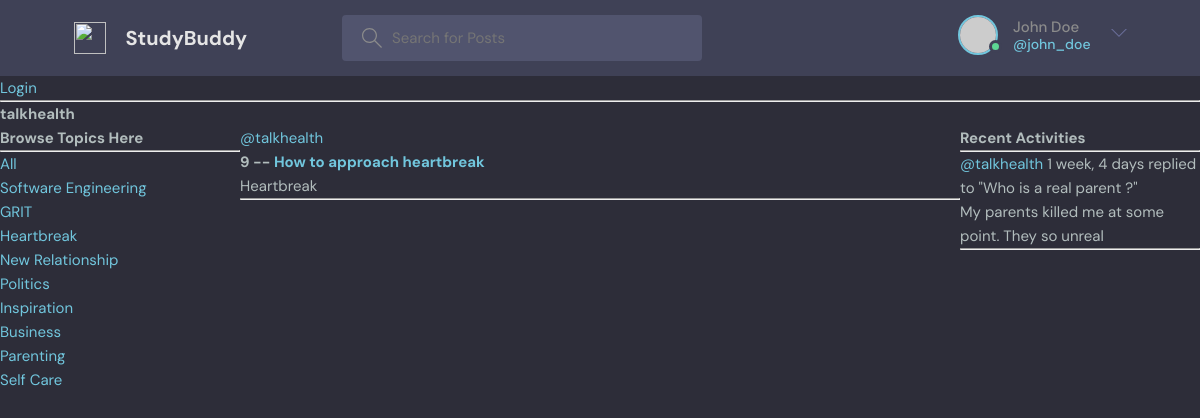
The page /profile/4/ on the database its author committed.
### NinazHairline/models.py (models this page shows, shortened)
class Topic(models.Model):
    name = models.CharField(max_length=200)

class Service(models.Model):
    host = models.ForeignKey(User, on_delete=models.SET_NULL, null=True)
    topic = models.ForeignKey(Topic, on_delete=models.SET_NULL, null=True)
    name = models.CharField(max_length=200)
    description = models.TextField(null=True, blank=True)
    participants = models.ManyToManyField(
        User, related_name='participants', blank=True)
    updated = models.DateTimeField(auto_now=True)
    created = models.DateTimeField(auto_now_add=True)
    class Meta:
        ordering = ['-updated', '-created']
    def __str__(self):
        return self.name

class Message(models.Model):
    user = models.ForeignKey(User, on_delete=models.CASCADE)
    service = models.ForeignKey(Service, on_delete=models.CASCADE)
    body = models.TextField()
    updated = models.DateTimeField(auto_now=True)
    created = models.DateTimeField(auto_now_add=True)
    class Meta:
        ordering = ['-updated', '-created']
    def __str__(self):
        return self.body[0:50]

### NinazHairline/views.py (the view)
# urls.py: path('profile/<str:pk>/', views.userProfile, name='user-profile'),
def userProfile(request, pk):
    user = User.objects.get(id=pk)
    services = user.service_set.all()
    service_messages = user.message_set.all()
    topics = Topic.objects.all()
    context = {'user': user, 'services': services,
               'service_messages': service_messages, 'topics': topics}
    return render(request, 'NinazHairline/profile.html', context)

### NinazHairline/Templates/NinazHairline/profile.html (shortened to what this page needs)
{% extends 'NinazHairline/main.html' %}
{% block content %}
<h1>{{user.username}}</h1>
<div class="profile-container">
    <div>
        {% include 'NinazHairline/topics_components.html' %}
    </div>
    <div>
        {% include 'NinazHairline/feed_component.html' %}
    </div>
    <div>
        {% include 'NinazHairline/activity_component.html' %}
    </div>
</div>
{% endblock content %}

### NinazHairline/Templates/NinazHairline/topics_components.html
<h3>Browse Topics Here</h3>
<hr>
<div>
    <a href="{% url 'home' %}">All</a>
</div>
{% for topic in topics %}
<div>
    <a href="{% url 'home'  %}?q={{topic.name}}">{{topic.name}}</a>
</div>
{% endfor %}

### NinazHairline/Templates/NinazHairline/feed_component.html (shortened to what this page needs)
<div>
    {% for service in services %}
    <div>
        <a href="{% url 'user-profile' service.host.id %}">@{{service.host.username}}</a>
        <h3>{{service.id}} -- <a href="{% url 'service' service.id %}">{{service.name}}</a></h3>
        <small>{{service.topic.name}}</small>
        <hr>
    </div>
    {% endfor %}
</div>

### NinazHairline/Templates/NinazHairline/activity_component.html (shortened to what this page needs)
<h3>Recent Activities</h3>
<hr>
{% for message in service_messages %}
<div>
    <small><a href="{% url 'user-profile' message.user.id %}">@{{message.user}}</a>
        {{message.created|timesince}} </small>
    <small>replied to "{{message.service}}"</small>
    <p>{{message}}</p>
    <hr>
</div>
{% endfor %}

### NinazHairline/static/styles/style.css (style rules this page uses)
:root { --color-main: #71c6dd; --color-main-light: #e1f6fb; --color-dark: #3f4156; --color-dark-medium: #51546e; --color-dark-light: #696d97; --color-light: #e5e5e5; --color-gray: #8b8b8b; --color-light-gray: #b2bdbd; --color-bg: #2d2d39; --color-success: #5dd693; --color-error: #fc4b0b; }
* { font-family: "DM Sans", -apple-system, BlinkMacSystemFont, "Segoe UI", Roboto, Oxygen, Ubuntu, Cantarell, "Open Sans", "Helvetica Neue", sans-serif; margin: 0; padding: 0; box-sizing: border-box; text-rendering: optimizeLegibility; font-size: inherit; }
html { font-size: 56.25%; }
@media only screen and (min-width: 1200px) { html { font-size: 62.5%; } }
body { line-height: 1.6; font-weight: 400; font-size: 1.5rem; color: var(--color-light-gray); background-color: var(--color-bg); min-height: 100vh; }
a { display: inline-block; color: var(--color-main); text-decoration: none; }

### NinazHairline/Templates/NinazHairline/profile.html (style rules this page uses)
.profile-container { display: grid; grid-template-columns: 1fr 3fr 1fr; }

### rows shown on the page
Topic: name "Software Engineering"
Topic: name "GRIT"
Topic: name "Heartbreak"
Topic: name "New Relationship"
Topic: name "Politics"
Topic: name "Inspiration"
Topic: name "Business"
Topic: name "Parenting"
Topic: name "Self Care"
Service: host.username "talkhealth", id "9", name "How to approach heartbreak", topic.name "Heartbreak"
Message: user "talkhealth", created "1 week, 4 days", service "Who is a real parent ?", body "My parents killed me at some point. They so unreal"

### other values the page prints
{{ user.username }} "talkhealth"
